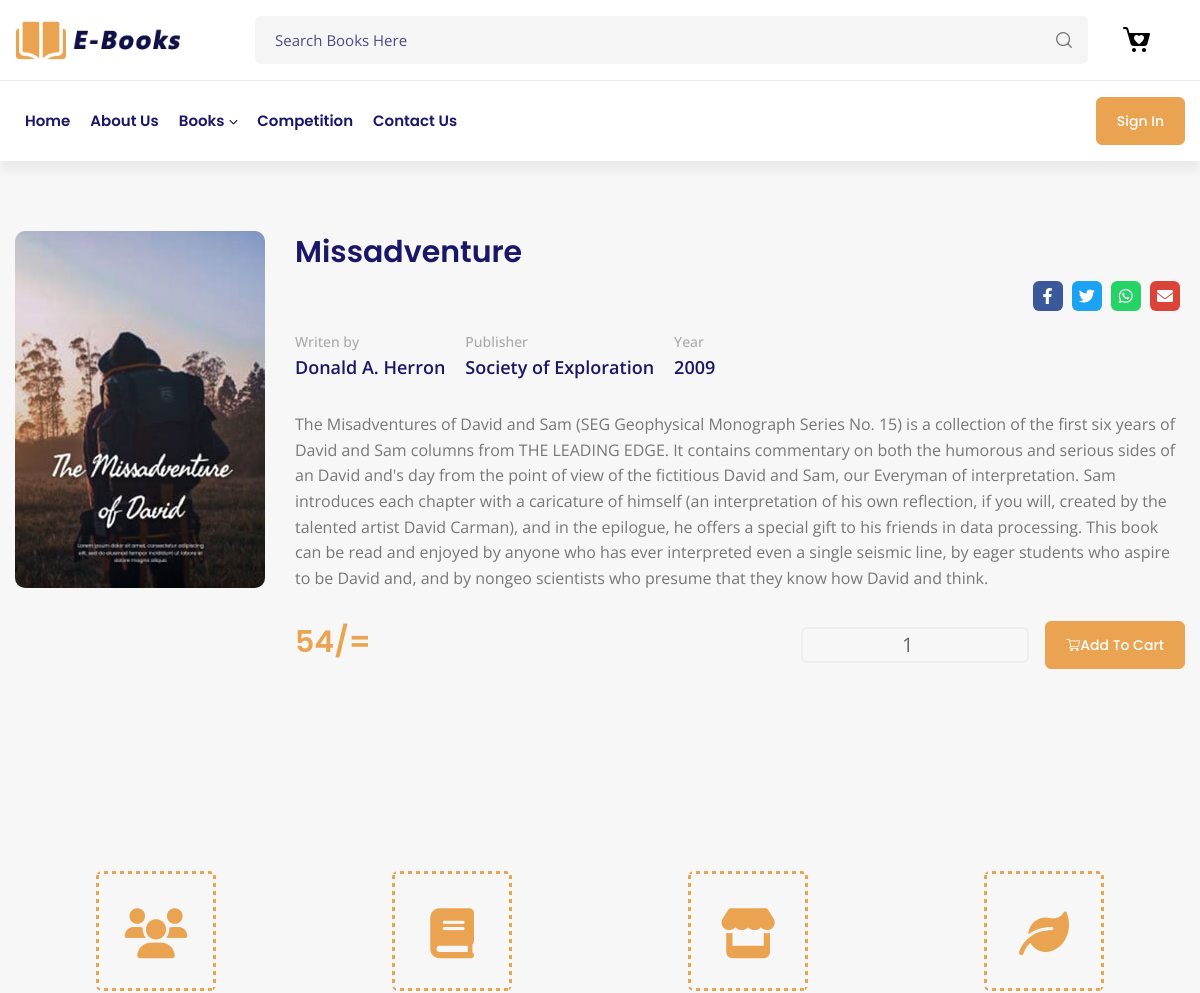
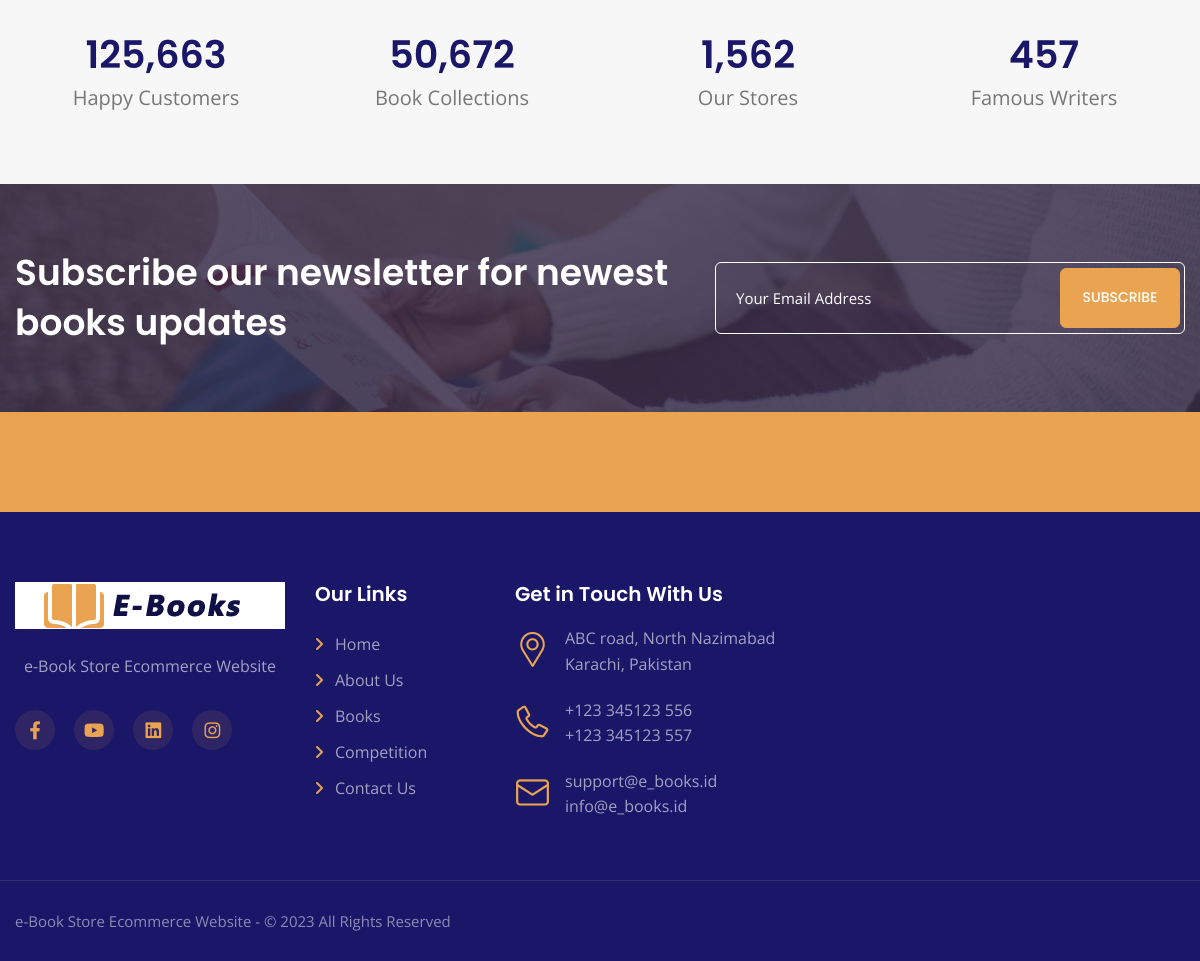
Screenshot of /books-detail.php?id=1 with the database file from the repository (2 pictures, top to bottom).
### tables this page shows
CREATE TABLE `books` (
  `b_id` int(10) NOT NULL,
  `b_name` varchar(50) NOT NULL,
  `b_details` text NOT NULL,
  `bs_details` text NOT NULL,
  `b_price` double NOT NULL,
  `b_img` varchar(500) NOT NULL,
  `g_id` int(11) DEFAULT NULL,
  `author` varchar(50) NOT NULL,
  `publisher` varchar(50) NOT NULL,
  `b_year` int(10) NOT NULL
);

### books-detail.php (the view, shortened to what this page needs)
<?php
include('db_conn.php');
if (isset($_GET['id'])) {
	$id = $_GET['id'];
	$query = "select * from books  WHERE `b_id`='$id'";
	$rawdata = mysqli_query($conn, $query);
}
else
{
	header('Location:books.php');
}
?>
<!DOCTYPE html>
<html lang="en">
<head>
	<link rel="stylesheet" type="text/css" href="css/style.css">
	<link rel="stylesheet" type="text/css" href="icons/fontawesome/css/all.min.css">
	<link rel="stylesheet" type="text/css" href="icons/themify/themify-icons.css">
	<link rel="stylesheet" type="text/css" href="vendor/swiper/swiper-bundle.min.css">
	<link rel="stylesheet" type="text/css" href="vendor/bootstrap-select/dist/css/bootstrap-select.min.css">
</head>
<body>
	<div class="page-wraper">
		<?php
		include('nav.php');
		?>
		<div class="page-content bg-grey">
			<section class="content-inner-1">
				<div class="container">
					<div class="row book-grid-row style-4 m-b60">
						<?php
						while ($row = mysqli_fetch_assoc($rawdata)) {
						?>
							<div class="col">
								<div class="dz-box">
									<div class="dz-media">
										<img src="admin/<?php echo $row['b_img']; ?>" alt="User">
									</div>
									<div class="dz-content">
										<div class="dz-header">
											<h3 class="title"><?= $row['b_name']; ?></h3>
											<div class="shop-item-rating">
												<div class="social-area">
													<ul class="dz-social-icon style-3">
														<li><a href="https://www.facebook.com" target="_blank"><i class="fa-brands fa-facebook-f"></i></a></li>
														<li><a href="https://twitter.com" target="_blank"><i class="fa-brands fa-twitter"></i></a></li>
														<li><a href="https://www.whatsapp.com" target="_blank"><i class="fa-brands fa-whatsapp"></i></a></li>
														<li><a href="https://www.google.com" target="_blank"><i class="fa-solid fa-envelope"></i></a></li>
													</ul>
												</div>
											</div>
										</div>
										<div class="dz-body">
											<div class="book-detail">
												<ul class="book-info">
													<li>
														<div class="writer-info">
															<div>
																<span>Writen by</span><?= $row['author']; ?>
															</div>
														</div>
													</li>
													<li><span>Publisher</span><?= $row['publisher']; ?></li>
													<li><span>Year</span><?= $row['b_year']; ?></li>
												</ul>
											</div>
											<p class="text-1"><?= $row['b_details']; ?></p>
											<div class="book-footer">
												<div class="price">
													<h5><?= $row['b_price']; ?>/=</h5>
												</div>
												<form action="cart.php" method="post">
												<div class="product-num">
													<div class="quantity btn-quantity style-1 me-3">
														<input type="number" value="1" name="quan" min="1"/>
													</div>
													<button type="submit" class="btn btn-primary btnhover btnhover2" name="btn"><i class="flaticon-shopping-cart-1"></i>
													<span>Add to cart</span></button>
												</div>
												</form>
											</div>
										</div>
									</div>
								</div>
							</div>
						<?php
						}
						?>
					</div>
				</div>
			</section>
			<section class="content-inner">
				<div class="container">
					<div class="row sp15">
						<div class="col-lg-3 col-md-6 col-sm-6 col-6">
							<div class="icon-bx-wraper style-2 m-b30 text-center">
								<div class="icon-bx-lg">
									<i class="fa-solid fa-users icon-cell"></i>
								</div>
								<div class="icon-content">
									<h2 class="dz-title counter m-b0">125,663</h2>
									<p class="font-20">Happy Customers</p>
								</div>
							</div>
						</div>
						<div class=" col-lg-3 col-md-6 col-sm-6 col-6">
							<div class="icon-bx-wraper style-2 m-b30 text-center">
								<div class="icon-bx-lg">
									<i class="fa-solid fa-book icon-cell"></i>
								</div>
								<div class="icon-content">
									<h2 class="dz-title counter m-b0">50,672</h2>
									<p class="font-20">Book Collections</p>
								</div>
							</div>
						</div>
						<div class="col-lg-3 col-md-6 col-sm-6 col-6">
							<div class="icon-bx-wraper style-2 m-b30 text-center">
								<div class="icon-bx-lg">
									<i class="fa-solid fa-store icon-cell"></i>
								</div>
								<div class="icon-content">
									<h2 class="dz-title counter m-b0">1,562</h2>
									<p class="font-20">Our Stores</p>
								</div>
							</div>
						</div>
						<div class="col-lg-3 col-md-6 col-sm-6 col-6">
							<div class="icon-bx-wraper style-2 m-b30 text-center">
								<div class="icon-bx-lg">
									<i class="fa-solid fa-leaf icon-cell"></i>
								</div>
								<div class="icon-content">
									<h2 class="dz-title counter m-b0">457</h2>
									<p class="font-20">Famous Writers</p>
								</div>
							</div>
						</div>
					</div>
				</div>
			</section>
			<section class="py-5 newsletter-wrapper" style="background-image: url('images/background/bg1.jpg'); background-size: cover;">
				<div class="container">
					<div class="subscride-inner">
						<div class="row style-1 justify-content-xl-between justify-content-lg-center align-items-center text-xl-start text-center">
							<div class="col-xl-7 col-lg-12">
								<div class="section-head mb-0">
									<h2 class="title text-white my-lg-3 mt-0">Subscribe our newsletter for newest books updates</h2>
								</div>
							</div>
							<div class="col-xl-5 col-lg-6">
								<form class="dzSubscribe style-1" action="https://bookland.dexignzone.com/xhtml/script/mailchamp.php" method="post">
									<div class="form-group">
										<div class="input-group mb-0">
											<input name="dzEmail" required="required" type="email" class="form-control bg-transparent text-white" placeholder="Your Email Address">
											<div class="input-group-addon">
												<button name="submit" value="Submit" type="submit" class="btn btn-primary btnhover">
													<span>SUBSCRIBE</span>
												</button>
											</div>
										</div>
									</div>
								</form>
							</div>
						</div>
					</div>
				</div>
			</section>
		</div>
		<?php
		include('footer.php');
		?>
	</div>
</body>
</html>

### rows the page displays
books: b_img (picture), b_name "Missadventure", author "Donald A. Herron", publisher "Society of Exploration", b_year "2009", b_details "The Misadventures of David and Sam (SEG Geophysical Monograph Series No. 15) is a collection of the first six years of David and Sam columns from THE LEADING EDGE. It contains commentary on both the humorous and serious sides of an David and's day from the point of view of the fictitious David and Sam, our Everyman of interpretation. Sam introduces each chapter with a caricature of himself (an interpretation of his own reflection, if you will, created by the talented artist David Carman), and in the epilogue, he offers a special gift to his friends in data processing. This book can be read and enjoyed by anyone who has ever interpreted even a single seismic line, by eager students who…", b_price "54"
